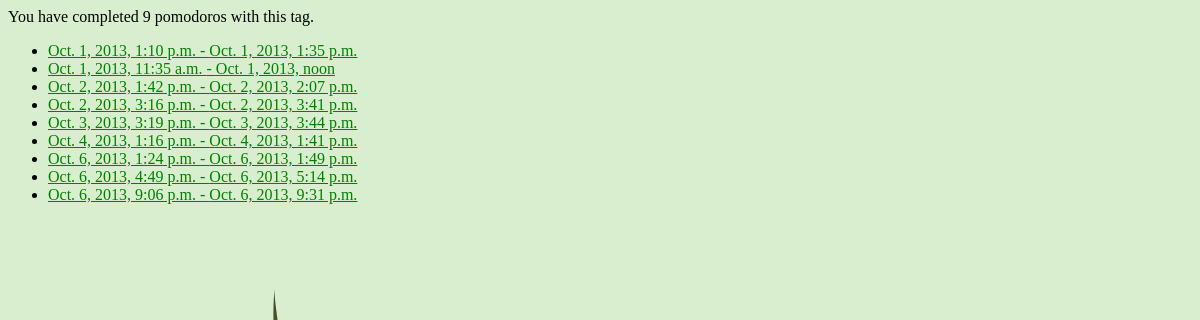
Before: /pymodoro/tag/hola/ (signed in) with the older database file.
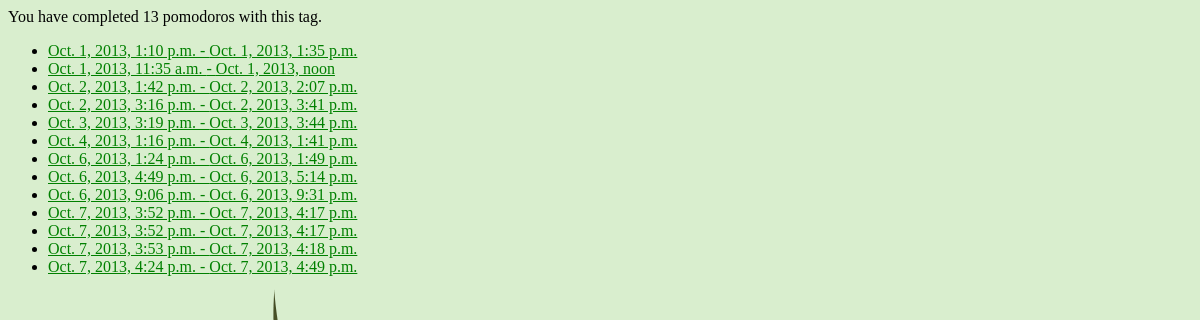
After: the same page with the newer database file.
### Pymodoro/models.py (models this page shows, shortened)
class Pomodoro(models.Model):
    user = models.ForeignKey(User)
    tag = models.CharField(max_length=200)
    end_time = models.DateTimeField("end time")
    def init_time(self):
        return self.end_time - datetime.timedelta(minutes=25)
    def is_from_today(self):
        return self.end_time.date() == datetime.date.today()
    is_from_today.admin_order_field = 'end_time'
    is_from_today.boolean = True
    is_from_today.short_description = 'is from today?'

### Pymodoro/views.py (the view)
# urls.py: url(r'^tag/(?P<tag>[A-Za-zÁ-Úá-ú]*)/$', views.tag, name='tag'),
def tag(request, tag):
    pomodoro_list = get_list_or_404(Pomodoro, user=request.user, tag=tag)
    return render(request, 'Pymodoro/tag.html', {'pomodoro_list': pomodoro_list})

### Pymodoro/templates/Pymodoro/tag.html (shortened to what this page needs)
{% load staticfiles %}
<link rel="stylesheet" type="text/css" href="{% static 'Pymodoro/style.css' %}" />
{% if pomodoro_list %}
    <p>
        You have completed {{ pomodoro_list|length }} pomodoro{{ pomodoro_list|length|pluralize }} with this tag.
    </p>
    <ul>
    {% for pomodoro in pomodoro_list %}
        <li><a href="{% url 'Pymodoro:detail' pomodoro.id %}">{{ pomodoro.init_time }} - {{ pomodoro.end_time }}</a></li>
    {% endfor %}
    </ul>
{% endif %}

Changed rows visible on the page:
added Pomodoro: init_time "Oct. 7, 2013, 3:52 p.m.", end_time "Oct. 7, 2013, 4:17 p.m."
added Pomodoro: init_time "Oct. 7, 2013, 3:52 p.m.", end_time "Oct. 7, 2013, 4:17 p.m."
added Pomodoro: init_time "Oct. 7, 2013, 3:53 p.m.", end_time "Oct. 7, 2013, 4:18 p.m."
added Pomodoro: init_time "Oct. 7, 2013, 4:24 p.m.", end_time "Oct. 7, 2013, 4:49 p.m."
Other visible differences:
{{ pomodoro_list|length }}: "9" → "13"
